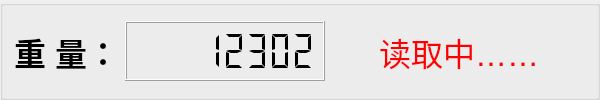
         <widget class="QGroupBox" name="groupBox">
          <property name="minimumSize">
           <size>
            <width>600</width>
            <height>100</height>
           </size>
          </property>
          <property name="title">
           <string/>
          </property>
          <layout class="QHBoxLayout" name="horizontalLayout">
           <item>
            <widget class="QLabel" name="weightLabel">
             <property name="font">
              <font>
               <pointsize>24</pointsize>
               <weight>75</weight>
               <bold>true</bold>
              </font>
             </property>
             <property name="layoutDirection">
              <enum>Qt::LeftToRight</enum>
             </property>
             <property name="text">
              <string>重 量：</string>
             </property>
             <property name="alignment">
              <set>Qt::AlignRight|Qt::AlignTrailing|Qt::AlignVCenter</set>
             </property>
             <property name="wordWrap">
              <bool>false</bool>
             </property>
             <property name="textInteractionFlags">
              <set>Qt::LinksAccessibleByMouse</set>
             </property>
            </widget>
           </item>
           <item>
            <widget class="QLCDNumber" name="weightLcdNumber">
             <property name="enabled">
              <bool>true</bool>
             </property>
             <property name="minimumSize">
              <size>
               <width>200</width>
               <height>60</height>
              </size>
             </property>
             <property name="maximumSize">
              <size>
               <width>500</width>
               <height>60</height>
              </size>
             </property>
             <property name="font">
              <font>
               <pointsize>12</pointsize>
              </font>
             </property>
             <property name="cursor">
              <cursorShape>ArrowCursor</cursorShape>
             </property>
             <property name="mouseTracking">
              <bool>false</bool>
             </property>
             <property name="tabletTracking">
              <bool>false</bool>
             </property>
             <property name="focusPolicy">
              <enum>Qt::ClickFocus</enum>
             </property>
             <property name="acceptDrops">
              <bool>false</bool>
             </property>
             <property name="layoutDirection">
              <enum>Qt::LeftToRight</enum>
             </property>
             <property name="autoFillBackground">
              <bool>false</bool>
             </property>
             <property name="frameShape">
              <enum>QFrame::Box</enum>
             </property>
             <property name="frameShadow">
              <enum>QFrame::Raised</enum>
             </property>
             <property name="lineWidth">
              <number>1</number>
             </property>
             <property name="midLineWidth">
              <number>0</number>
             </property>
             <property name="smallDecimalPoint">
              <bool>true</bool>
             </property>
             <property name="digitCount">
              <number>8</number>
             </property>
             <property name="mode">
              <enum>QLCDNumber::Dec</enum>
             </property>
             <property name="segmentStyle">
              <enum>QLCDNumber::Flat</enum>
             </property>
             <property name="value" stdset="0">
              <double>12302.000000000000000</double>
             </property>
             <property name="intValue" stdset="0">
              <number>12302</number>
             </property>
            </widget>
           </item>
           <item>
            <spacer name="horizontalSpacer_2">
             <property name="orientation">
              <enum>Qt::Horizontal</enum>
             </property>
             <property name="sizeHint" stdset="0">
              <size>
               <width>40</width>
               <height>20</height>
              </size>
             </property>
            </spacer>
           </item>
           <item>
            <widget class="QLabel" name="stateLabel">
             <property name="font">
              <font>
               <pointsize>24</pointsize>
               <weight>50</weight>
               <italic>false</italic>
               <bold>false</bold>
               <strikeout>false</strikeout>
              </font>
             </property>
             <property name="styleSheet">
              <string notr="true">color:rgb(255, 0, 0)</string>
             </property>
             <property name="text">
              <string>读取中……</string>
             </property>
             <property name="textFormat">
              <enum>Qt::AutoText</enum>
             </property>
            </widget>
           </item>
           <item>
            <spacer name="horizontalSpacer">
             <property name="orientation">
              <enum>Qt::Horizontal</enum>
             </property>
             <property name="sizeHint" stdset="0">
              <size>
               <width>40</width>
               <height>20</height>
              </size>
             </property>
            </spacer>
           </item>
          </layout>
         </widget>
